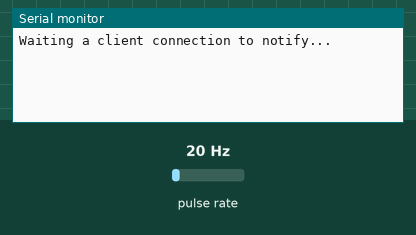
Simulated run of this sketch. Board: ESP32. Shown: the last lines printed to the serial monitor. Wiring (inferred from the names in the program): pulse sensor: data GPIO 13. Inputs (shaded band) come from the test bench; at power-on: pulse rate 20 Hz. Nothing arrives over Bluetooth unless stated; a phone connects over Bluetooth LE 3 s after start.

Above: at 1.2 s.
1.3 s: pulse rate (sensor on GPIO 13) set to 4 Hz
At 3.4 s:
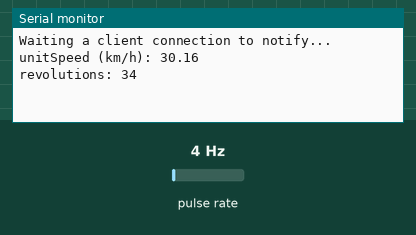
4.3 s: pulse rate (sensor on GPIO 13) set to 50 Hz
At 4.9 s:
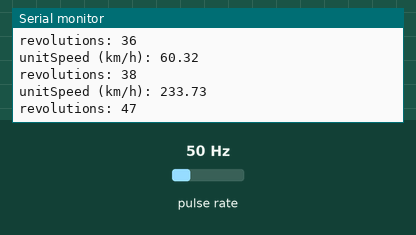
Timing chart, 0 to 7.3 s (numbered marks = the images above; inputs shaded):
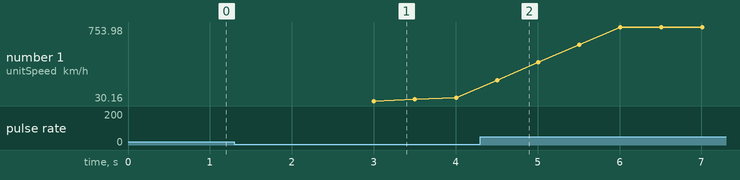

The sketch:

bicycle_info.ino
```cpp
#include <BLEDevice.h>
#include <BLEServer.h>
#include <BLEUtils.h>
#include <BLE2902.h>
#include <Wire.h>

BLEServer *server = nullptr;
unsigned long timerDelay = 500, lastTimer = 0;

#define BUFFER_SAMPLES 3
float speedBuffer[BUFFER_SAMPLES] = {0.f};
uint8_t bufferIndex = 0;

unsigned long currTime = 0, lastTime = 0;
bool last = false;

#define HALL_SENSOR_PIN 13
uint32_t revolutions = 0, lastRevolutions = 0;

bool deviceConnected = false;
bool oldDeviceConnected = false;

#define bleServerName "BicycleInfo"
#define SERVICE_UUID "0000dead-0000-1000-8000-00805f9b34fb"

// UnitSpeed Characteristic and Descriptor
BLECharacteristic unitSpeedCharacteristic("0000f4f4-0000-1000-8000-00805f9b34fb", BLECharacteristic::PROPERTY_NOTIFY);
BLEDescriptor unitSpeedDescriptor(BLEUUID((uint16_t)0x2902));

// Revolutions Characteristic and Descriptor
BLECharacteristic revolutionsCharacteristic("0000e4e4-0000-1000-8000-00805f9b34fb", BLECharacteristic::PROPERTY_NOTIFY);
BLEDescriptor revolutionsDescriptor(BLEUUID((uint16_t)0x2903));

//Setup callbacks onConnect and onDisconnect
class CustomServerCallbacks: public BLEServerCallbacks {
  void onConnect(BLEServer* server) {
    deviceConnected = true;
  };
  void onDisconnect(BLEServer* server) {
    deviceConnected = false;
  }
};

void initBLEServer() {
  // Create the BLE Device
  BLEDevice::init(bleServerName);

  // Create the BLE Server
  server = BLEDevice::createServer();
  server->setCallbacks(new CustomServerCallbacks());

  // Create the BLE Service
  BLEService *service = server->createService(SERVICE_UUID);

  // Create BLE Characteristics and Descriptors
  service->addCharacteristic(&unitSpeedCharacteristic);
  unitSpeedDescriptor.setValue("UnitSpeed");
  unitSpeedCharacteristic.addDescriptor(new BLE2902());

  service->addCharacteristic(&revolutionsCharacteristic);
  revolutionsDescriptor.setValue("Revolutions");
  revolutionsCharacteristic.addDescriptor(new BLE2902());

  // Start the service
  service->start();

  // Start advertising
  BLEAdvertising *advertising = BLEDevice::getAdvertising();
  advertising->addServiceUUID(SERVICE_UUID);
  server->getAdvertising()->start();
  Serial.println("Waiting a client connection to notify...");
}

void IRAM_ATTR onRevolution() {
	revolutions++;

  if (last) lastTime = millis();
  else currTime = millis();

  last = !last;
}

void setup() {
  Serial.begin(115200);

  //Bluetooth Low Energy server init
  initBLEServer();

  // Hall Effect sensor interrupt
  pinMode(HALL_SENSOR_PIN, INPUT_PULLUP);
	attachInterrupt(HALL_SENSOR_PIN, onRevolution, FALLING);
}

void loop() {
  if (deviceConnected) {
    if ((millis() - lastTimer) > timerDelay) {
      // UnitSpeed
      unsigned long timeDiff = currTime > lastTime ? currTime - lastTime : lastTime - currTime;
      float unitSpeed = 0;

      if (timeDiff != 0 && lastRevolutions != revolutions) {
        unitSpeed = PI / (timeDiff / 1000.f);
      }

      speedBuffer[bufferIndex++] = unitSpeed;
      if (bufferIndex > BUFFER_SAMPLES) bufferIndex = 0;

      for (int i = 0; i < BUFFER_SAMPLES; i++) {
        unitSpeed += speedBuffer[i];
      }
      unitSpeed /= BUFFER_SAMPLES;

      // uint32_t max value is 4_294_967_295.0000
      // so we have 10 + 1 (decimal) + 4 = 15 positions
      static char unitSpeedData[20];
      dtostrf(unitSpeed, -1, 4, unitSpeedData);

      unitSpeedCharacteristic.setValue(unitSpeedData);
      unitSpeedCharacteristic.notify();

      // Revolutions
      static char revolutionsData[20];
      ltoa(revolutions, revolutionsData, 10);

      revolutionsCharacteristic.setValue(revolutionsData);
      revolutionsCharacteristic.notify();

      Serial.print("unitSpeed (km/h): ");
      Serial.println(unitSpeed*3.6);

      Serial.print("revolutions: ");
      Serial.println(revolutions);

      lastRevolutions = revolutions;
      lastTimer = millis();
    }
  }

  if (!deviceConnected && oldDeviceConnected) {
      delay(500); // give the bluetooth stack the chance to get things ready
      server->startAdvertising(); // restart advertising
      Serial.println("start advertising");
      oldDeviceConnected = deviceConnected;
  }

  // connecting
  if (deviceConnected && !oldDeviceConnected) {
    oldDeviceConnected = deviceConnected;
  }
}
```

Measured:
- after the input at 1.3 s, the serial monitor: prints a new line after 1.7 s (image 1)
- after the input at 4.3 s, the serial monitor: prints a new line after 0.21 s (image 2)
- plotted number 1: 60.32 → 753.98 after the input at 4.3 s
